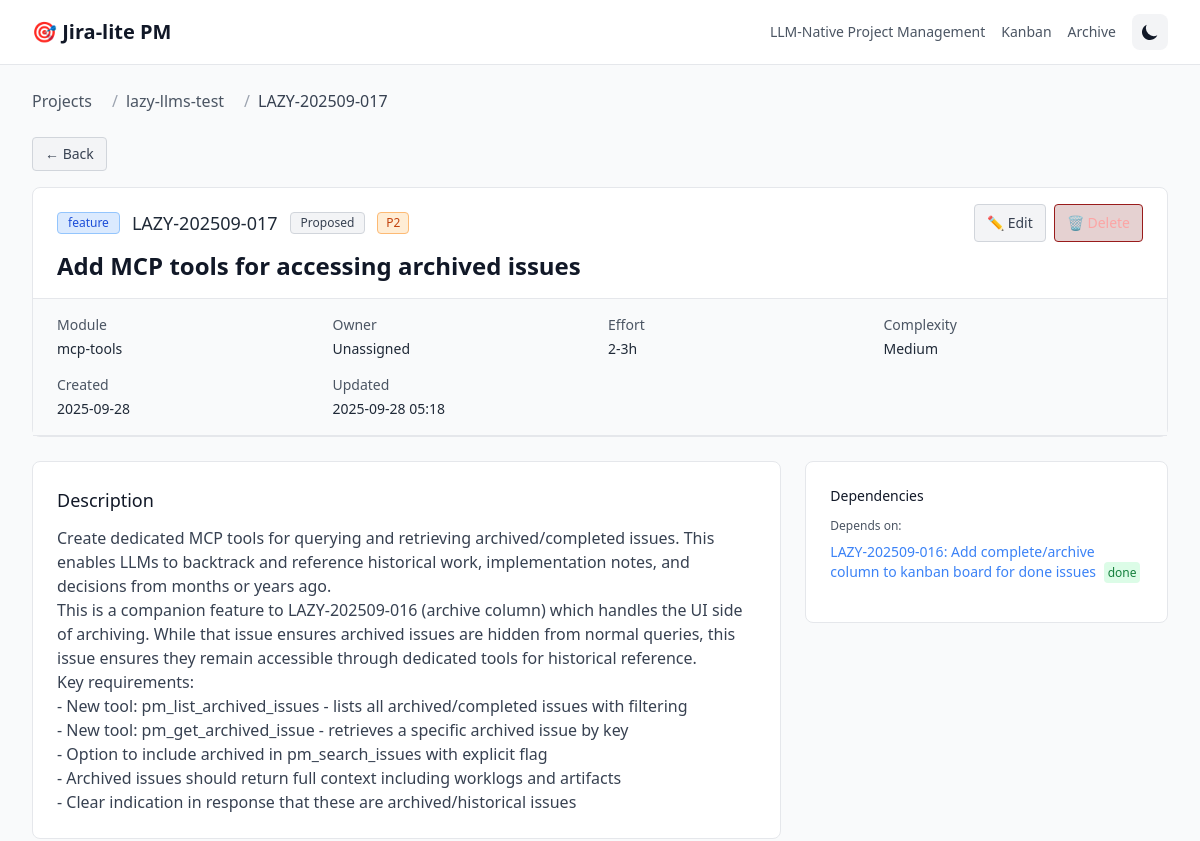
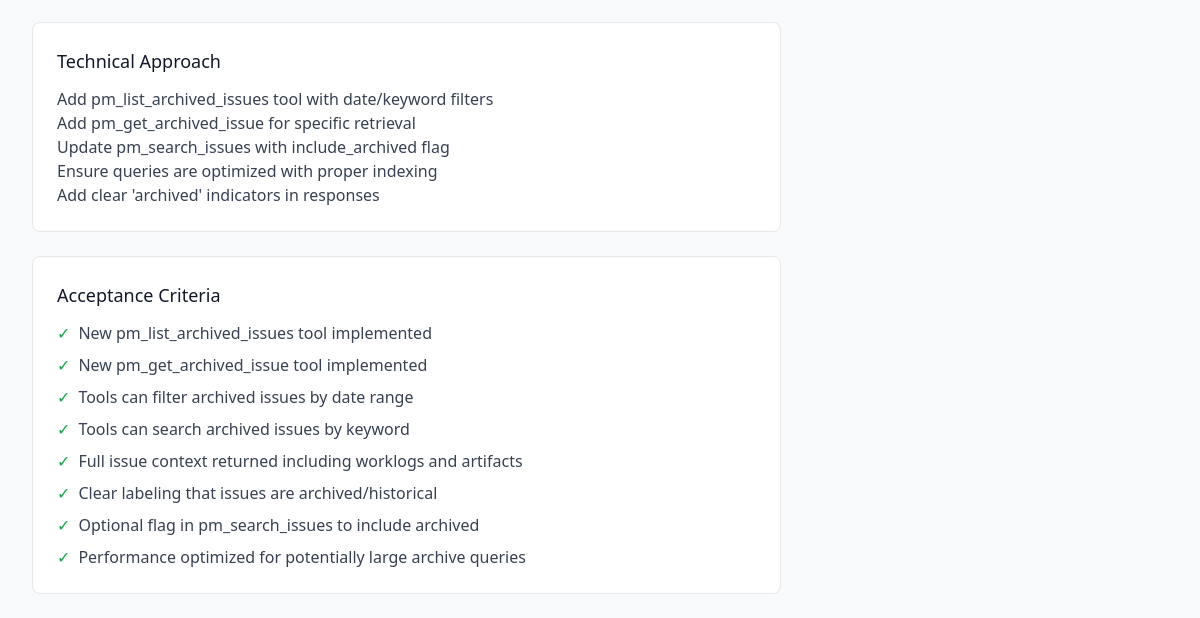
Page /pn_4092197438992473/issues/LAZY-202509-017 on the earlier database version (2 pictures, top to bottom).
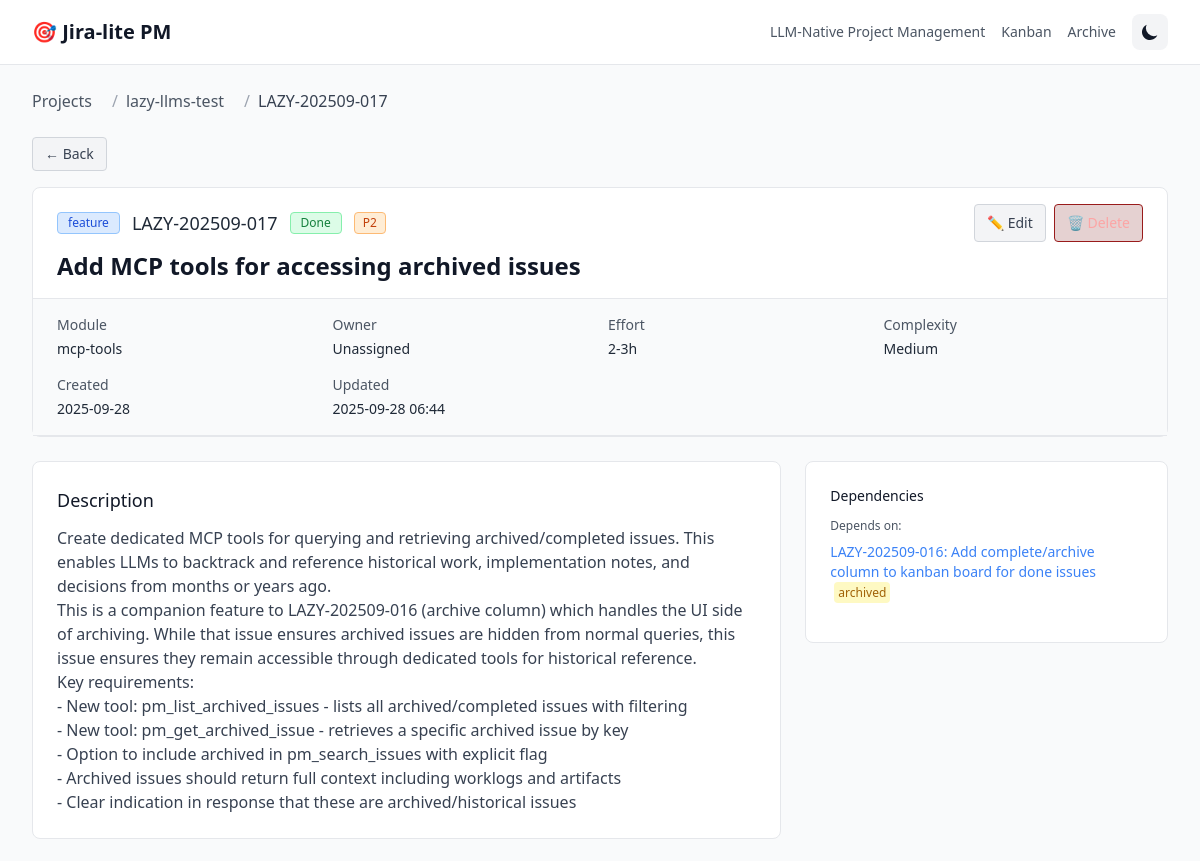
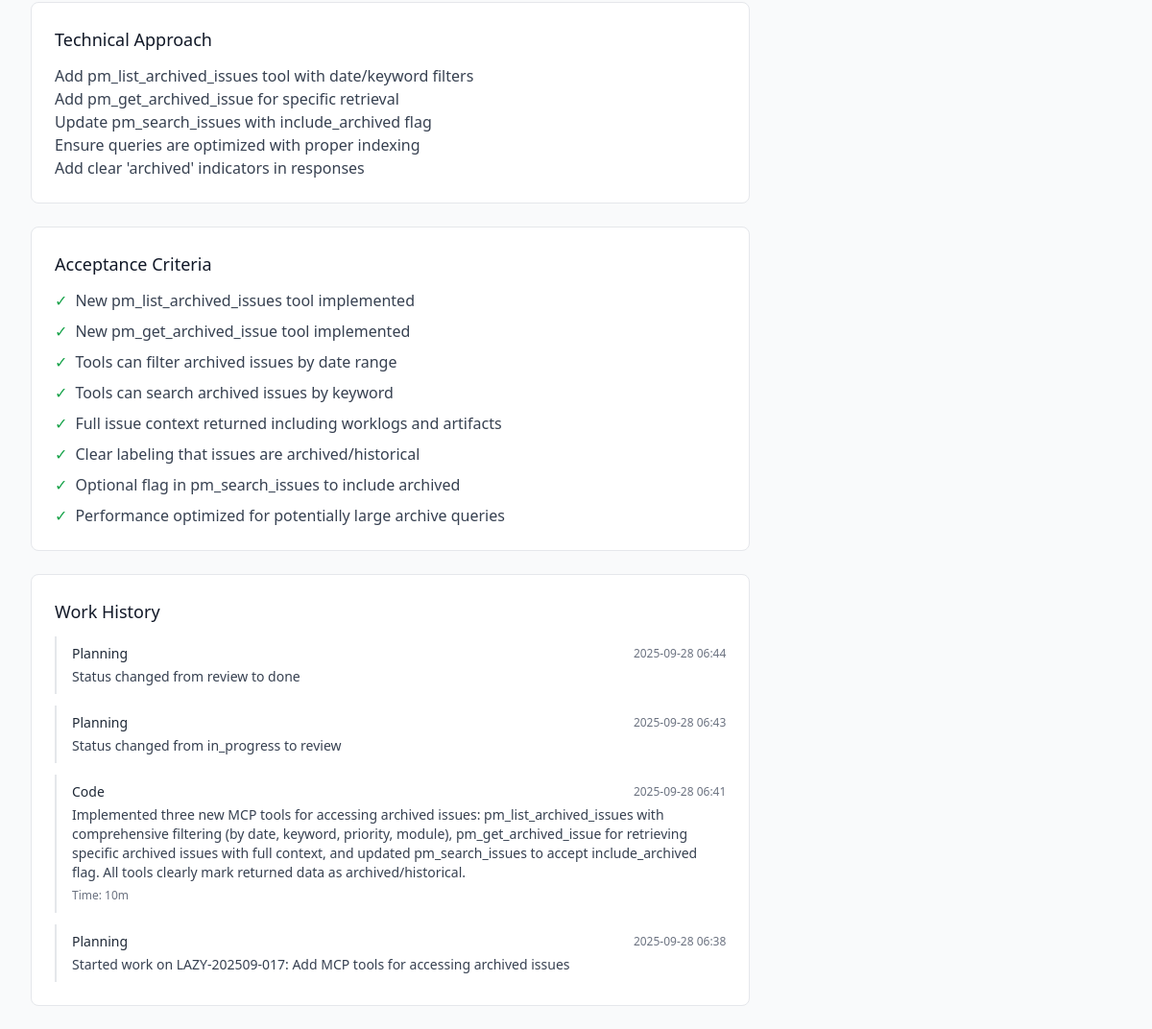
Same page on the later database version (2 pictures, top to bottom).
### src/jira_lite/models.py (models this page shows, shortened)
class BaseModel(Model):
    class Meta:
        database = db
    def to_dict(self):
        data = {}
        for field in self._meta.sorted_fields:
            value = getattr(self, field.name)
            if isinstance(value, datetime):
                data[field.name] = value.isoformat() + 'Z'
            elif hasattr(value, 'to_dict'):
                data[field.name] = value.to_dict()
            elif hasattr(value, 'id'):
                data[field.name] = value.id
            else:
                data[field.name] = value
        return data

class Issue(BaseModel):
    project = ForeignKeyField(Project, backref='issues', on_delete='CASCADE')
    key = CharField(unique=True, index=True, max_length=50)
    title = CharField(index=True, max_length=200)
    type = CharField(index=True, max_length=20)  # feature, bug, refactor, chore, spike
    status = CharField(index=True, max_length=20)  # proposed, in_progress, review, done, canceled, blocked
    priority = CharField(index=True, max_length=10)  # P1, P2, P3, P4, P5
    module = CharField(null=True, index=True, max_length=100)
    owner = CharField(null=True, index=True, max_length=100)
    external_id = CharField(null=True, index=True, max_length=100)
    specification = TextField(null=True)     # problem_statement, technical_approach, acceptance_criteria
    planning = TextField(null=True)          # dependencies, risks, stakeholders, milestones
    implementation = TextField(null=True)    # tasks, branch, commits, artifacts
    communication = TextField(null=True)     # updates, comments, notifications
    analytics = TextField(null=True)         # time_tracking, velocity, estimates
    created_utc = DateTimeField(default=datetime.utcnow, index=True)
    updated_utc = DateTimeField(default=datetime.utcnow, index=True)
    @property
    def description(self):
        spec = self._get_json_field('specification')
        return spec.get('description', '')
    @property
    def acceptance(self):
        spec = self._get_json_field('specification')
        return spec.get('acceptance_criteria', [])
    @property
    def acceptance_criteria(self):
        return self.acceptance
    @property
    def dependencies(self):
        plan = self._get_json_field('planning')
        return plan.get('dependencies', [])
    @property
    def stakeholders(self):
        plan = self._get_json_field('planning')
        return plan.get('stakeholders', [])
    @property
    def estimated_effort(self):
        plan = self._get_json_field('planning')
        return plan.get('estimated_effort', '')
    @property
    def complexity(self):
        plan = self._get_json_field('planning')
        return plan.get('complexity', 'Medium')
    @property
    def branch_hint(self):
        impl = self._get_json_field('implementation')
        return impl.get('branch_hint', '')
    @property
    def commit_preamble(self):
        impl = self._get_json_field('implementation')
        return impl.get('commit_preamble', '')
    @property
    def commit_trailer(self):
        impl = self._get_json_field('implementation')
        return impl.get('commit_trailer', '')
    @property
    def links(self):
        impl = self._get_json_field('implementation')
        return impl.get('links', {})
    @property
    def technical_approach(self):
        spec = self._get_json_field('specification')
        return spec.get('technical_approach', '')
    @property
    def risks(self):
        plan = self._get_json_field('planning')
        return plan.get('risks', [])
    @property
    def estimate_notes(self):
        plan = self._get_json_field('planning')
        return plan.get('estimate_notes', [])
    def _get_json_field(self, field_name):
        field_value = getattr(self, field_name)
        if not field_value:
            return {}
        try:
            return json.loads(field_value)
        except (json.JSONDecodeError, TypeError):
            return {}
    def to_dict(self):
        data = super().to_dict()
        data.update({
            'description': self.description,
            'acceptance': self.acceptance,
            'acceptance_criteria': self.acceptance_criteria,  # Alias
            'dependencies': self.dependencies,
            'stakeholders': self.stakeholders,
            'estimated_effort': self.estimated_effort,
            'complexity': self.complexity,
            'branch_hint': self.branch_hint,
            'commit_preamble': self.commit_preamble,
            'commit_trailer': self.commit_trailer,
            'links': self.links,
            'technical_approach': self.technical_approach,
            'risks': self.risks,
            'estimate_notes': self.estimate_notes
        })
        return data

class WorkLog(BaseModel):
    issue = ForeignKeyField(Issue, backref='worklogs', on_delete='CASCADE')
    task = ForeignKeyField(Task, backref='worklogs', on_delete='SET NULL', null=True)
    agent = CharField(index=True, max_length=100)
    timestamp_utc = DateTimeField(default=datetime.utcnow, index=True)
    activity = CharField(index=True, max_length=50)  # code, design, review, test, planning, blocked
    summary = TextField()
    artifacts = TextField(null=True)  # JSON string for commits, files, links
    context = TextField(null=True)    # JSON string for blockers, decisions, learnings
    @property
    def artifacts_list(self):
        return self._get_json_list('artifacts')
    @property
    def context_data(self):
        return self._get_json_dict('context')
    @property
    def time_spent(self):
        context = self.context_data
        return context.get('time_spent', '')
    @property
    def blockers(self):
        context = self.context_data
        return context.get('blockers', '')
    @property
    def decisions(self):
        context = self.context_data
        return context.get('decisions', '')
    def _get_json_list(self, field_name):
        val = getattr(self, field_name)
        if not val:
            return []
        try:
            data = json.loads(val)
            return data if isinstance(data, list) else []
        except Exception:
            return []
    def _get_json_dict(self, field_name):
        val = getattr(self, field_name)
        if not val:
            return {}
        try:
            data = json.loads(val)
            return data if isinstance(data, dict) else {}
        except Exception:
            return {}
    def to_dict(self):
        data = super().to_dict()
        data.update({
            'artifacts': self.artifacts_list,
            'context': self.context_data,
            'time_spent': self.time_spent,
            'blockers': self.blockers,
            'decisions': self.decisions
        })
        return data

### src/jira_lite/app.py (the view)
    @app.route('/<project_id>/issues/<issue_key>')
    def issue_detail(project_id, issue_key):
        try:
            issue_data = pm_service.get_issue_with_context(issue_key)
            if issue_data['project']['project_id'] != project_id:
                abort(404)
            return render_template('issue_detail.html',
                                 project=issue_data['project'],
                                 issue=issue_data['issue'],
                                 tasks=issue_data['tasks'],
                                 worklogs=issue_data['worklogs'],
                                 dependencies=issue_data['dependencies'],
                                 render_markdown=render_markdown)
        except ValueError:
            abort(404)

### src/jira_lite/templates/issue_detail.html (shortened to what the changed rows need)
{% extends "base.html" %}
{% block content %}
<div class="px-4 sm:px-0">
    <nav class="flex mb-6" aria-label="Breadcrumb">
        <ol class="inline-flex items-center space-x-1 md:space-x-3">
            <li>
                <div class="flex items-center">
                    <span class="text-gray-400 dark:text-gray-600 mx-2">/</span>
                    <span class="text-gray-700 dark:text-gray-300">{{ issue.key }}</span>
                </div>
            </li>
        </ol>
    </nav>
    <div class="bg-white dark:bg-dark-surface border border-gray-200 dark:border-dark-border rounded-lg mb-6">
        <div class="px-6 py-4 border-b border-gray-200 dark:border-dark-border">
            <div class="flex items-center justify-between">
                <div class="flex items-center space-x-3">
                    <span class="inline-flex items-center px-2.5 py-0.5 rounded text-xs font-medium
                        {% if issue.type == 'feature' %}bg-blue-100 dark:bg-blue-900/50 text-blue-700 dark:text-blue-300 border border-blue-300 dark:border-blue-800{% endif %}
                        {% if issue.type == 'spike' %}bg-yellow-100 dark:bg-yellow-900/50 text-yellow-700 dark:text-yellow-300 border border-yellow-300 dark:border-yellow-800{% endif %}">
                        {{ issue.type }}
                    </span>
                    <span class="text-lg font-medium text-gray-800 dark:text-gray-200">{{ issue.key }}</span>
                    <span class="inline-flex items-center px-2.5 py-0.5 rounded text-xs font-medium
                        {% if issue.status == 'proposed' %}bg-gray-100 dark:bg-gray-800/50 text-gray-700 dark:text-gray-300 border border-gray-300 dark:border-gray-700{% endif %}
                        {% if issue.status == 'done' %}bg-green-100 dark:bg-green-900/50 text-green-700 dark:text-green-300 border border-green-300 dark:border-green-800{% endif %}
                        {% if issue.status == 'blocked' %}bg-red-100 dark:bg-red-900/50 text-red-700 dark:text-red-300 border border-red-300 dark:border-red-800{% endif %}">
                        {{ issue.status.replace('_', ' ').title() }}
                    </span>
                    <span class="inline-flex items-center px-2 py-0.5 rounded text-xs font-medium
                        {% if issue.priority == 'P2' %}bg-orange-100 dark:bg-orange-900/50 text-orange-700 dark:text-orange-300 border border-orange-300 dark:border-orange-800{% endif %}
                        {% if issue.priority == 'P5' %}bg-gray-100 dark:bg-gray-800/50 text-gray-700 dark:text-gray-300 border border-gray-300 dark:border-gray-700{% endif %}">
                        {{ issue.priority }}
                    </span>
                </div>
                <div class="flex items-center space-x-2">
                </div>
            </div>
            <h1 class="mt-2 text-2xl font-bold text-gray-900 dark:text-gray-100">{{ issue.title }}</h1>
        </div>
        <div class="px-6 py-4 bg-gray-50 dark:bg-dark-bg/50 border-b border-gray-200 dark:border-dark-border">
            <div class="grid grid-cols-1 gap-4 sm:grid-cols-2 lg:grid-cols-4">
                <div>
                    <dt class="text-sm font-medium text-gray-600 dark:text-gray-400">Module</dt>
                    <dd class="mt-1 text-sm text-gray-800 dark:text-gray-200">{{ issue.module or 'N/A' }}</dd>
                </div>
                {% if issue.created_utc %}
                <div>
                    <dt class="text-sm font-medium text-gray-600 dark:text-gray-400">Created</dt>
                    <dd class="mt-1 text-sm text-gray-800 dark:text-gray-200">{{ issue.created_utc | format_date }}</dd>
                </div>
                {% endif %}
                {% if issue.updated_utc %}
                <div>
                    <dt class="text-sm font-medium text-gray-600 dark:text-gray-400">Updated</dt>
                    <dd class="mt-1 text-sm text-gray-800 dark:text-gray-200">{{ issue.updated_utc | format_datetime }}</dd>
                </div>
                {% endif %}
            </div>
        </div>
    </div>
    <div class="grid grid-cols-1 lg:grid-cols-3 gap-6">
        <div class="lg:col-span-2 space-y-6">
            <div class="bg-white dark:bg-dark-surface border border-gray-200 dark:border-dark-border rounded-lg p-6">
                <h2 class="text-lg font-medium text-gray-900 dark:text-gray-100 mb-3">Description</h2>
            </div>
            {% if issue.technical_approach %}
            <div class="bg-white dark:bg-dark-surface border border-gray-200 dark:border-dark-border rounded-lg p-6">
                <h2 class="text-lg font-medium text-gray-900 dark:text-gray-100 mb-3">Technical Approach</h2>
            </div>
            {% endif %}
            {% if issue.acceptance_criteria %}
            <div class="bg-white dark:bg-dark-surface border border-gray-200 dark:border-dark-border rounded-lg p-6">
                <h2 class="text-lg font-medium text-gray-900 dark:text-gray-100 mb-3">Acceptance Criteria</h2>
                <ul class="space-y-2">
                    {% for criterion in issue.acceptance_criteria %}
                    <li class="flex items-start">
                        <span class="text-green-600 dark:text-green-400 mr-2">✓</span>
                        <span class="text-gray-700 dark:text-gray-300">{{ criterion }}</span>
                    </li>
                    {% endfor %}
                </ul>
            </div>
            {% endif %}
            {% if worklogs %}
            <div class="bg-white dark:bg-dark-surface border border-gray-200 dark:border-dark-border rounded-lg p-6">
                <h2 class="text-lg font-medium text-gray-900 dark:text-gray-100 mb-3">Work History</h2>
                <div class="space-y-3">
                    {% for log in worklogs %}
                    <div class="border-l-2 border-gray-200 dark:border-dark-border pl-4 py-2">
                        <div class="flex items-center justify-between mb-1">
                            <span class="text-sm font-medium text-gray-800 dark:text-gray-200">{{ log.activity.title() }}</span>
                            <span class="text-xs text-gray-500 dark:text-gray-400">{{ log.timestamp_utc | format_datetime }}</span>
                        </div>
                        <p class="text-sm text-gray-700 dark:text-gray-300">{{ log.summary }}</p>
                        {% if log.time_spent %}
                        <span class="text-xs text-gray-500 dark:text-gray-400">Time: {{ log.time_spent }}</span>
                        {% endif %}
                    </div>
                    {% endfor %}
                </div>
            </div>
            {% endif %}
        </div>
        <div class="space-y-6">
            {% if dependencies %}
            <div class="bg-white dark:bg-dark-surface border border-gray-200 dark:border-dark-border rounded-lg p-6">
                {% if dependencies.depends_on %}
                <div class="mb-4">
                    <ul class="space-y-1">
                        {% for dep in dependencies.depends_on %}
                        <li class="text-sm">
                            <a href="/{{ project.project_id }}/issues/{{ dep.key }}" class="text-primary hover:underline">
                                {{ dep.key }}: {{ dep.title }}
                            </a>
                            <span class="text-xs ml-1 px-1 py-0.5 rounded
                                {% if dep.status == 'done' %}bg-green-100 dark:bg-green-900/50 text-green-700 dark:text-green-300{% else %}bg-yellow-100 dark:bg-yellow-900/50 text-yellow-700 dark:text-yellow-300{% endif %}">
                                {{ dep.status }}
                            </span>
                        </li>
                        {% endfor %}
                    </ul>
                </div>
                {% endif %}
            </div>
            {% endif %}
        </div>
    </div>
</div>
{% endblock %}

Differences in the rows shown:
changed Issue "Add MCP tools for accessing archived issues": status "proposed" → "done" (drawn); status.replace "Proposed" → "Done"; updated_utc "2025-09-28 05:18" → "2025-09-28 06:44"
added WorkLog: activity "Planning", timestamp_utc "2025-09-28 06:44", summary "Status changed from review to done"
added WorkLog: activity "Planning", timestamp_utc "2025-09-28 06:43", summary "Status changed from in_progress to review"
added WorkLog: activity "Code", timestamp_utc "2025-09-28 06:41", summary "Implemented three new MCP tools for accessing archived issues: pm_list_archived_issues with comprehensive filtering (by date, keyword, priority, module), pm_get_archived_issue for retrieving specific archived issues with full context, and updated pm_search_issues to accept include_archived flag. All tools clearly mark returned data as archived/historical.", time_spent "10m"
added WorkLog: activity "Planning", timestamp_utc "2025-09-28 06:38", summary "Started work on LAZY-202509-017: Add MCP tools for accessing archived issues"
changed Issue "LAZY-202509-016": status "done" → "archived"
Other differences:
text now shown: "Work History"
